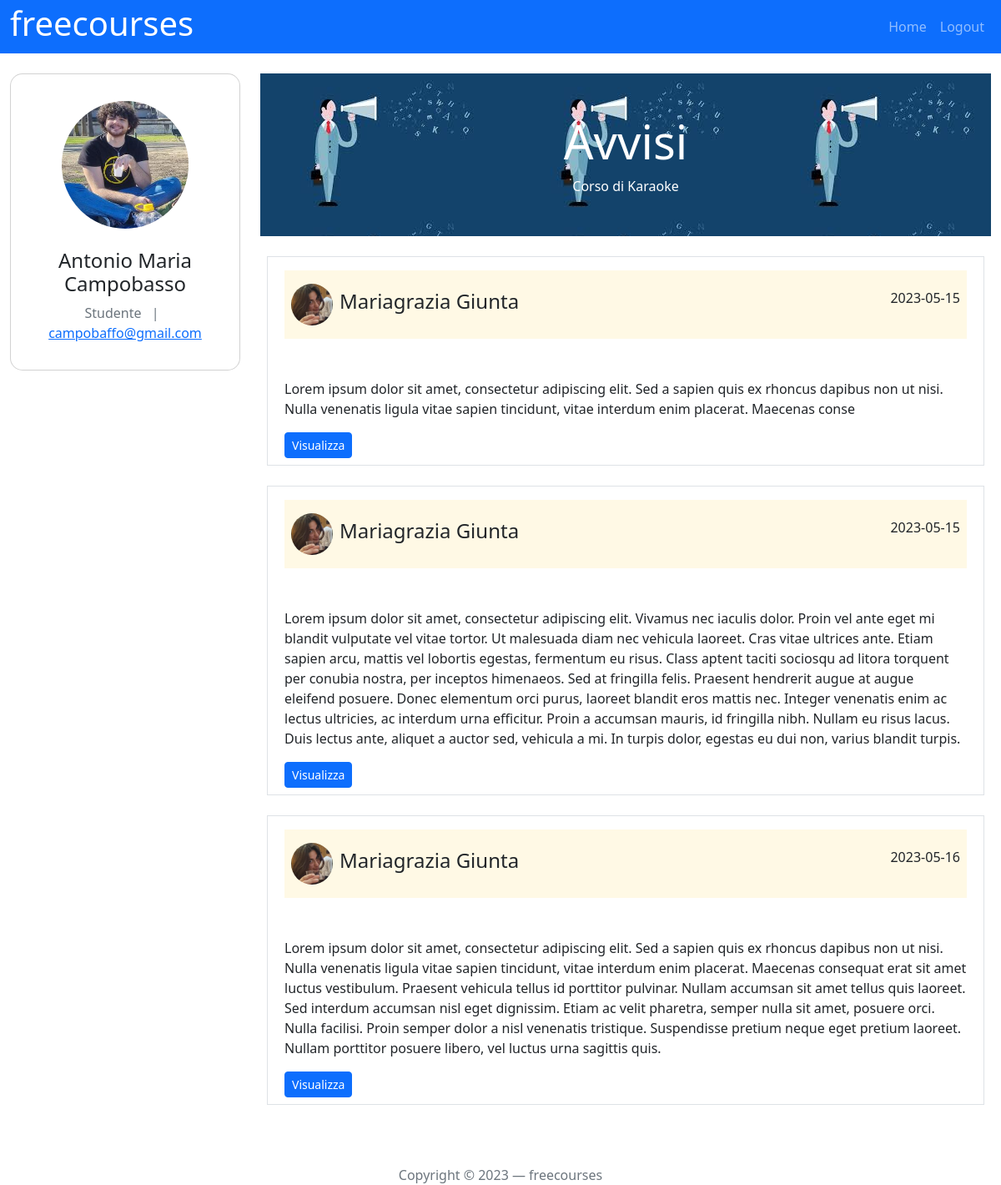
Screenshot of /courses/2/communications (signed in) with the database file from the repository.
### tables this page shows
CREATE TABLE "UTENTI" (
	"mail"	TEXT NOT NULL UNIQUE,
	"password"	TEXT NOT NULL,
	"nome"	TEXT NOT NULL,
	"cognome"	TEXT NOT NULL,
	"docente"	INTEGER NOT NULL,
	"immagine_profilo"	TEXT NOT NULL,
	PRIMARY KEY("mail")
);

CREATE TABLE "CORSI" (
	"id_corso"	INTEGER NOT NULL UNIQUE,
	"titolo"	TEXT NOT NULL,
	"descrizione"	TEXT NOT NULL,
	"categoria"	TEXT NOT NULL,
	"immagine_corso"	TEXT NOT NULL,
	"nome_docente"	TEXT NOT NULL,
	"prerequisiti"	TEXT,
	FOREIGN KEY("nome_docente") REFERENCES "UTENTI"("mail"),
	PRIMARY KEY("id_corso" AUTOINCREMENT)
);

CREATE TABLE "AVVISI" (
	"id_avviso"	INTEGER NOT NULL UNIQUE,
	"data"	TEXT NOT NULL,
	"testo"	TEXT NOT NULL,
	"id_corso"	INTEGER NOT NULL,
	PRIMARY KEY("id_avviso" AUTOINCREMENT)
);

### app.py (the view)
@app.route('/courses/<int:id>/communications', methods=['GET', 'POST'])
@login_required
def avvisi(id):
    corso = dao.get_corso_by_id(id)
    creatore = dao.get_user_by_mail(corso['nome_docente'])
    avvisi = dao.get_all_avvisi_by_corso(id)
    return render_template('communications.html', avvisi=avvisi, corso=corso, creatore=creatore)

### app.py (called while the page is built)
@login_manager.user_loader
def load_user(user_mail):
    utente = dao.get_user_by_mail(user_mail)
    if utente is not None:
        user = User(mail=utente['mail'], password=utente['password'],
                    nome=utente['nome'], cognome=utente['cognome'], docente=utente['docente'],
                    immagine_profilo=utente['immagine_profilo'])
    else:
        user = None
    return user

### dao.py (called while the page is built)
def get_user_by_mail(mail):
    conn = sqlite3.connect('db/gestione_corsi.db')
    conn.row_factory = sqlite3.Row
    cursor = conn.cursor()
    sql = 'SELECT * FROM UTENTI WHERE mail = ?'
    cursor.execute(sql, (mail,))
    user = cursor.fetchone()
    cursor.close()
    conn.close()
    return user

def get_corso_by_id(id):
    conn = sqlite3.connect('db/gestione_corsi.db')
    conn.row_factory = sqlite3.Row
    cursor = conn.cursor()
    sql = 'SELECT * FROM CORSI LEFT JOIN UTENTI ON CORSI.nome_docente = UTENTI.mail WHERE CORSI.id_corso = ? '
    cursor.execute(sql, (id,))
    course = cursor.fetchone()
    cursor.close()
    conn.close()
    return course

def get_all_avvisi_by_corso(id_corso):
    conn = sqlite3.connect('db/gestione_corsi.db')
    conn.row_factory = sqlite3.Row
    cursor = conn.cursor()
    sql = 'SELECT * FROM AVVISI WHERE AVVISI.id_corso = ?'
    cursor.execute(sql, (id_corso,))
    avvisi = cursor.fetchall()
    cursor.close()
    conn.close()
    return avvisi

### templates/communications.html (shortened to what this page needs)
{% extends "base.html" %}
{% block content %}
<main class="col-lg-9 col-md-12">
    <div class="jumbotron bg-cover text-white" id="avvisiheader">
        <div class="container py-5 text-center">
            <h1 class="display-4 font-weight-bold">Avvisi</h1>
            <p class="font-italic mb-0">Corso di {{ corso.titolo |e}}</p>
        </div>
    </div>
    {% for avviso in avvisi %}
    <div class="row border p-2 mx-2 my-4">
        <div>
          <section
            class="d-flex align-items-center mt-2 mb-5 bg-warning p-2 bg-opacity-10">
            <div><img class="usrimg rounded-circle"
                src="{{ url_for('static', filename=creatore.immagine_profilo ) }}"
                alt="Questa è l'immagine dell'utente "></div>
            <div>
              <h4 class="username">{{ creatore.nome |e }} {{ creatore.cognome |e }}</h4>
            </div>
            <div class="flex-grow-1 text-end">
              <p>{{ avviso.data |e }}</p>
            </div>
          </section>
          <p>{{ avviso.testo |e }}</p>
          <a href="{{ url_for('single_communication', id_avviso=avviso.id_avviso) }}" type="button" class="btn btn-primary btn-sm">Visualizza</a>
        </div>
      </div>
      {% endfor %}
</main>
{% endblock %}

### templates/base.html (shortened to what this page needs)
<!doctype html>
<html lang="en">
<head>
  <link href="https://cdn.jsdelivr.net/npm/bootstrap@5.2.2/dist/css/bootstrap.min.css" rel="stylesheet"
>
  <link rel="stylesheet" href="{{ url_for('static', filename='style.css') }}">
</head>
<body>
  <header id="myheader">
    <nav class="navbar navbar-dark navbar-expand-lg mynavbar">
      <div class="container-fluid">
        <h1 class="display-10">freecourses</h1>
        <div class="collapse navbar-collapse" id="navbarSupportedContent">
          <ul class="navbar-nav ms-auto">
            {% if current_user.is_authenticated %}
            <li class="nav-item">
              <a class="nav-link {%block home_active%}{% endblock %}" aria-current="page"
                href="{{ url_for('home') }}">Home</a>
            </li>
            <li class="nav-item ">
                <a class="nav-link" href="{{ url_for('logout') }}">Logout</a>
            </li>
            {% endif %}
          </ul>
        </div>
      </div>
    </nav>
  </header>
  <div class="container-fluid mt-4">
    {% if current_user.is_authenticated %}
    <div class="row justify-content-md-center">
      <aside id="myaside" class="col-lg-3">
        <div class="container ">
            <div class="row d-flex justify-content-center align-items-center h-100">
                <div class="card" style="border-radius: 15px;">
                  <div class="card-body text-center">
                    <div class="mt-3 mb-4">
                      <img src="{{ url_for('static', filename=current_user.immagine_profilo) }}"
                        class="rounded-circle img-fluid" style="width: 70%;" alt="immagine profilo di {{current_user.immagine_profilo}}"/>
                    </div>
                    <h4 class="mb-2">{{ current_user.nome }} {{current_user.cognome }}</h4>
                    {% if current_user.docente == 0 %}
                    <p class="text-muted mb-3">Studente
                    {% else %}
                    <p class="text-muted mb-3">Docente
                    {% endif %}
                      <span class="mx-2">|</span> <a
                        href="#!">{{ current_user.mail }}</a></p>
                  </div>
                </div>
            </div>
          </div>
      </aside>
      {% endif %}
      {%block content %}{% endblock %}
    </div>
  </div>
  <footer class=" d-flex flex-column h-100">
    <div class="text-center mt-5 text-muted ">
      Copyright &copy; 2023 &mdash; freecourses
  </div>
  </footer>
</body>
</html>

### static/style.css (style rules this page uses)
.usrimg { display: inline; height: 50px; vertical-align: middle; margin: 0.5rem 0.5rem 0.5rem 0rem; }
.mynavbar { background-color: #0d6efd;; height: 4rem; }
.username { font-weight: 100; }
#myheader h1 { color: white; }
#avvisiheader { background-image: url("Senza\ titolo.jpeg"); max-width: 100%; }

### rows the page displays
UTENTI: immagine_profilo (picture), nome "Antonio Maria", cognome "Campobasso", mail "campobaffo@gmail.com"
CORSI: titolo "Karaoke"
AVVISI: immagine_profilo (picture), data "2023-05-15", testo "Lorem ipsum dolor sit amet, consectetur adipiscing elit. Sed a sapien quis ex rhoncus dapibus non ut nisi. Nulla venenatis ligula vitae sapien tincidunt, vitae interdum enim placerat. Maecenas conse"
UTENTI: nome "Mariagrazia", cognome "Giunta"
AVVISI: immagine_profilo (picture), data "2023-05-15", testo "Lorem ipsum dolor sit amet, consectetur adipiscing elit. Vivamus nec iaculis dolor. Proin vel ante eget mi blandit vulputate vel vitae tortor. Ut malesuada diam nec vehicula laoreet. Cras vitae ultrices ante. Etiam sapien arcu, mattis vel lobortis egestas, fermentum eu risus. Class aptent taciti sociosqu ad litora torquent per conubia nostra, per inceptos himenaeos. Sed at fringilla felis. Praesent hendrerit augue at augue eleifend posuere. Donec elementum orci purus, laoreet blandit eros mattis nec. Integer venenatis enim ac lectus ultricies, ac interdum urna efficitur. Proin a accumsan mauris, id fringilla nibh. Nullam eu risus lacus. Duis lectus ante, aliquet a auctor sed, vehicula a mi.…"
AVVISI: immagine_profilo (picture), data "2023-05-16", testo "Lorem ipsum dolor sit amet, consectetur adipiscing elit. Sed a sapien quis ex rhoncus dapibus non ut nisi. Nulla venenatis ligula vitae sapien tincidunt, vitae interdum enim placerat. Maecenas consequat erat sit amet luctus vestibulum. Praesent vehicula tellus id porttitor pulvinar. Nullam accumsan sit amet tellus quis laoreet. Sed interdum accumsan nisl eget dignissim. Etiam ac velit pharetra, semper nulla sit amet, posuere orci. Nulla facilisi. Proin semper dolor a nisl venenatis tristique. Suspendisse pretium neque eget pretium laoreet. Nullam porttitor posuere libero, vel luctus urna sagittis quis."
